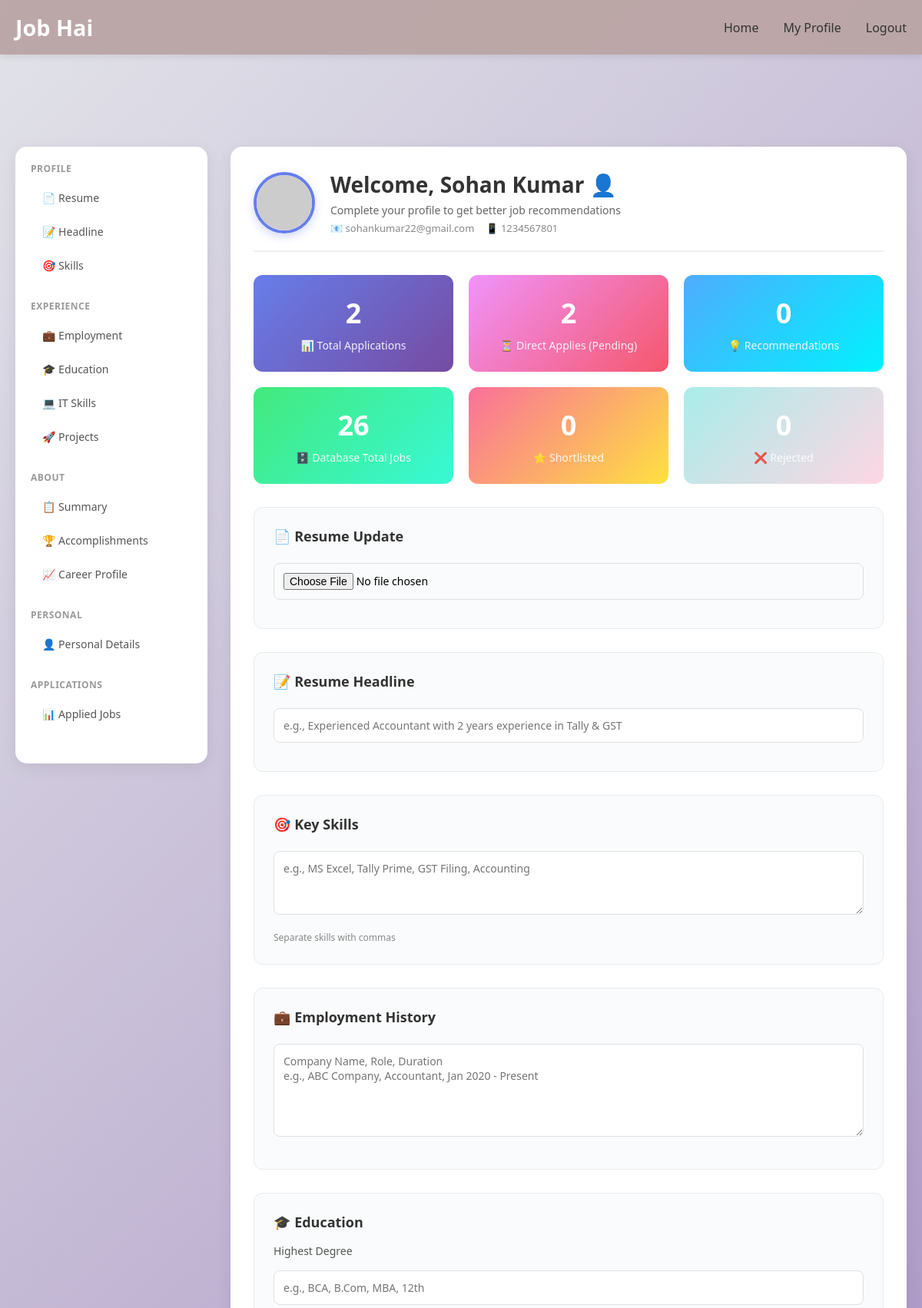
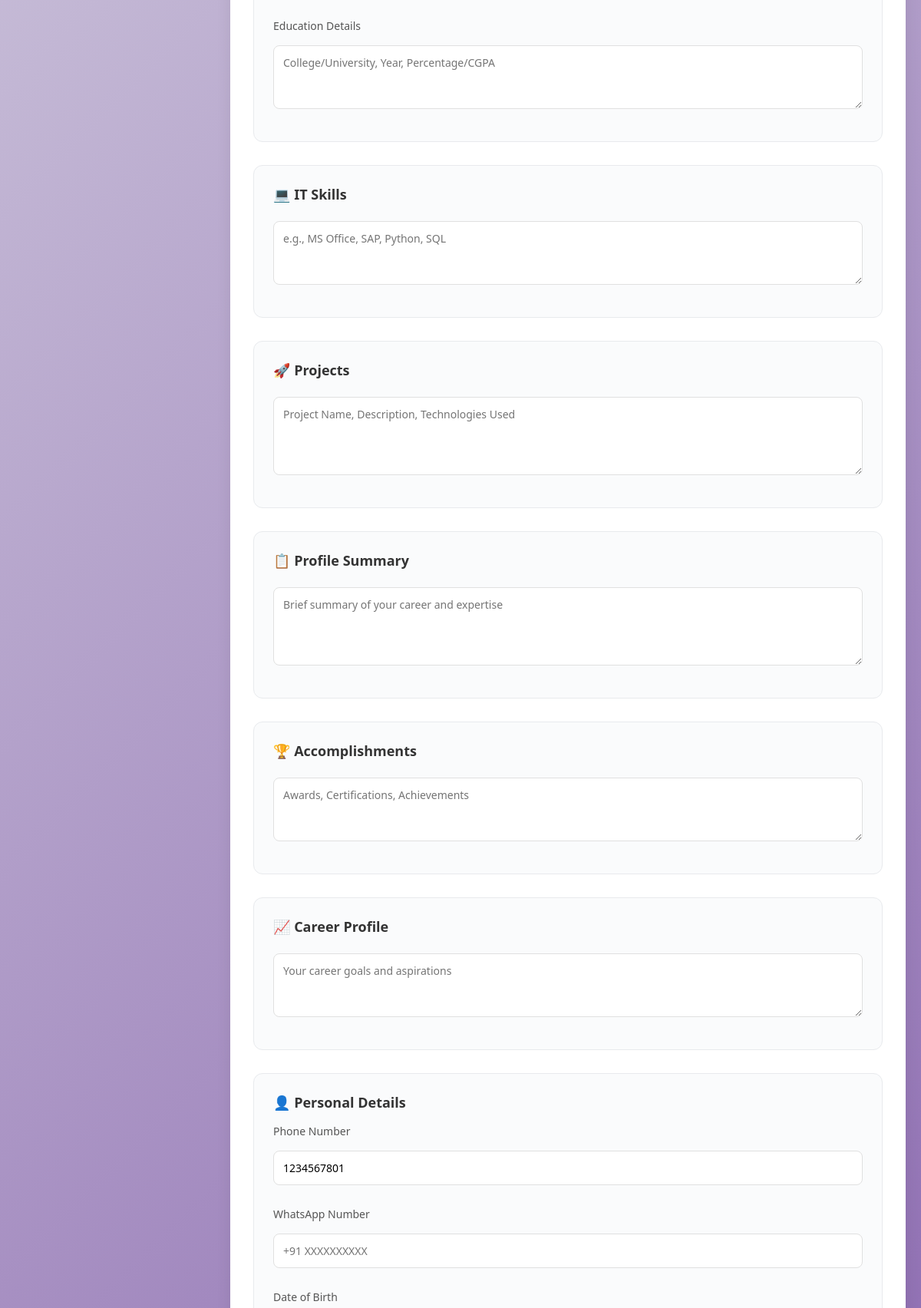
The app's page /seeker-dashboard/ (signed in, upper part) with its own data (2 pictures, top to bottom).
### jobs/models.py (models this page shows, shortened)
class UserProfile(models.Model):
    ROLE_CHOICES = [
        ('seeker', 'Job Seeker'),
        ('employer', 'Employer'),
    ]
    user = models.OneToOneField(
        User,
        on_delete=models.CASCADE,
        related_name="profile"
    )
    role = models.CharField(max_length=10, choices=ROLE_CHOICES)
    phone = models.CharField(max_length=15, blank=True)
    whatsapp = models.CharField(max_length=15, blank=True)
    resume = models.FileField(upload_to='resumes/', blank=True, null=True)
    company_name = models.CharField(max_length=200, blank=True)
    resume_headline = models.CharField(max_length=300, blank=True)
    key_skills = models.TextField(blank=True)
    employment = models.TextField(blank=True)
    degree = models.CharField(max_length=200, blank=True)
    education = models.TextField(blank=True)
    it_skills = models.TextField(blank=True)
    projects = models.TextField(blank=True)
    profile_summary = models.TextField(blank=True)
    accomplishments = models.TextField(blank=True)
    career_profile = models.TextField(blank=True)
    speaks = models.CharField(max_length=200, blank=True)
    location = models.CharField(max_length=200, blank=True)
    skills = models.TextField(blank=True)
    expected_salary = models.CharField(max_length=100, blank=True)
    aadhar_card = models.FileField(upload_to='documents/', blank=True, null=True)
    bank_documents = models.FileField(upload_to='documents/', blank=True, null=True)
    work_experience = models.TextField(blank=True)
    date_of_birth = models.DateField(null=True, blank=True)
    gender = models.CharField(max_length=10, blank=True)
    marital_status = models.CharField(max_length=20, blank=True)
    address = models.TextField(blank=True)

### jobs/views.py (the view, shortened to what this page needs)
# urls.py: path('seeker-dashboard/', views.seeker_dashboard, name='seeker_dashboard'),
@login_required
def seeker_dashboard(request):
    profile = get_object_or_404(UserProfile, user=request.user, role='seeker')
    applications = JobApplication.objects.filter(
        applicant=request.user
    ).order_by('-applied_date')
    total_applications = applications.count()
    pending_applications = applications.filter(status='pending').count()
    shortlisted_applications = applications.filter(status='shortlisted').count()
    rejected_applications = applications.filter(status='rejected').count()
    total_jobs = Job.objects.count()
    recommended_jobs = 0
    if profile.key_skills:
        skills = [s.strip().lower() for s in profile.key_skills.split(',')[:3]]
        for skill in skills:
            recommended_jobs += Job.objects.filter(
                Q(title__icontains=skill) | Q(description__icontains=skill)
            ).distinct().count()
    return render(request, 'seeker_dashboard.html', {
        'profile': profile,
        'applications': applications,
        'total_applications': total_applications,
        'pending_applications': pending_applications,
        'shortlisted_applications': shortlisted_applications,
        'rejected_applications': rejected_applications,
        'total_jobs': total_jobs,
        'recommended_jobs': recommended_jobs,
    })

### templates/seeker_dashboard.html (shortened to what this page needs)
{% load static %}
<!DOCTYPE html>
<html lang="hi">
<head>
    <link rel="stylesheet" href="{% static 'css/style.css' %}">
</head>
<body>
<header>
    <nav class="navbar">
        <div class="container">
            <h1 class="logo"><a href="/" style="color: white; text-decoration: none;">Job Hai</a></h1>
            <ul class="nav-links">
                <li><a href="/">Home</a></li>
                <li><a href="{% url 'seeker_profile' user.username %}">My Profile</a></li>
                <li><a href="{% url 'logout_view' %}">Logout</a></li>
            </ul>
        </div>
    </nav>
</header>
<div class="dashboard-layout">
    <aside class="sidebar-nav">
        <div class="nav-section">
            <div class="nav-section-title">Profile</div>
            <a href="#resume" class="nav-item">📄 Resume</a>
            <a href="#headline" class="nav-item">📝 Headline</a>
            <a href="#skills" class="nav-item">🎯 Skills</a>
        </div>
        <div class="nav-section">
            <div class="nav-section-title">Experience</div>
            <a href="#employment" class="nav-item">💼 Employment</a>
            <a href="#education" class="nav-item">🎓 Education</a>
            <a href="#it-skills" class="nav-item">💻 IT Skills</a>
            <a href="#projects" class="nav-item">🚀 Projects</a>
        </div>
        <div class="nav-section">
            <div class="nav-section-title">About</div>
            <a href="#summary" class="nav-item">📋 Summary</a>
            <a href="#accomplishments" class="nav-item">🏆 Accomplishments</a>
            <a href="#career" class="nav-item">📈 Career Profile</a>
        </div>
        <div class="nav-section">
            <div class="nav-section-title">Personal</div>
            <a href="#personal" class="nav-item">👤 Personal Details</a>
        </div>
        <div class="nav-section">
            <div class="nav-section-title">Applications</div>
            <a href="#applications" class="nav-item">📊 Applied Jobs</a>
        </div>
    </aside>
    <main class="main-content">
        <div class="welcome-header">
            <div style="display: flex; align-items: center; gap: 20px;">
                <img src="https://ui-avatars.com/api/?name={{ user.get_full_name|default:user.username }}&background=667eea&color=fff&size=120&bold=true"
                     alt="{{ user.username }}"
                     style="width: 80px; height: 80px; border-radius: 50%; border: 4px solid #667eea; box-shadow: 0 4px 12px rgba(102, 126, 234, 0.3);">
                <div style="flex: 1;">
                    <h2 style="margin-bottom: 5px;">Welcome, {{ user.get_full_name|default:user.username }} 👤</h2>
                    <p style="margin-bottom: 5px;">{{ profile.resume_headline|default:"Complete your profile to get better job recommendations" }}</p>
                    <div style="display: flex; gap: 15px; font-size: 13px; color: #888;">
                        <span>📧 {{ user.email }}</span>
                        {% if profile.phone %}
                        <span>📱 {{ profile.phone }}</span>
                        {% endif %}
                    </div>
                </div>
            </div>
        </div>
        <div style="display: grid; grid-template-columns: repeat(auto-fit, minmax(200px, 1fr)); gap: 20px; margin-bottom: 30px;">
            <div style="background: linear-gradient(135deg, #667eea 0%, #764ba2 100%); padding: 25px; border-radius: 12px; color: white; text-align: center;">
                <div style="font-size: 36px; font-weight: bold; margin-bottom: 8px;">{{ total_applications }}</div>
                <div style="font-size: 14px; opacity: 0.9;">📊 Total Applications</div>
            </div>
            <div style="background: linear-gradient(135deg, #f093fb 0%, #f5576c 100%); padding: 25px; border-radius: 12px; color: white; text-align: center;">
                <div style="font-size: 36px; font-weight: bold; margin-bottom: 8px;">{{ pending_applications }}</div>
                <div style="font-size: 14px; opacity: 0.9;">⏳ Direct Applies (Pending)</div>
            </div>
            <div style="background: linear-gradient(135deg, #4facfe 0%, #00f2fe 100%); padding: 25px; border-radius: 12px; color: white; text-align: center;">
                <div style="font-size: 36px; font-weight: bold; margin-bottom: 8px;">{{ recommended_jobs }}</div>
                <div style="font-size: 14px; opacity: 0.9;">💡 Recommendations</div>
            </div>
            <div style="background: linear-gradient(135deg, #43e97b 0%, #38f9d7 100%); padding: 25px; border-radius: 12px; color: white; text-align: center;">
                <div style="font-size: 36px; font-weight: bold; margin-bottom: 8px;">{{ total_jobs }}</div>
                <div style="font-size: 14px; opacity: 0.9;">🗄️ Database Total Jobs</div>
            </div>
            <div style="background: linear-gradient(135deg, #fa709a 0%, #fee140 100%); padding: 25px; border-radius: 12px; color: white; text-align: center;">
                <div style="font-size: 36px; font-weight: bold; margin-bottom: 8px;">{{ shortlisted_applications }}</div>
                <div style="font-size: 14px; opacity: 0.9;">⭐ Shortlisted</div>
            </div>
            <div style="background: linear-gradient(135deg, #a8edea 0%, #fed6e3 100%); padding: 25px; border-radius: 12px; color: white; text-align: center;">
                <div style="font-size: 36px; font-weight: bold; margin-bottom: 8px;">{{ rejected_applications }}</div>
                <div style="font-size: 14px; opacity: 0.9;">❌ Rejected</div>
            </div>
        </div>
        <form method="POST" enctype="multipart/form-data">
            <div class="form-section" id="resume">
                <h3>📄 Resume Update</h3>
                <input type="file" name="resume" accept=".pdf,.doc,.docx">
            </div>
            <div class="form-section" id="headline">
                <h3>📝 Resume Headline</h3>
                <input type="text" name="resume_headline"
                       value="{{ profile.resume_headline|default:'' }}"
                       placeholder="e.g., Experienced Accountant with 2 years experience in Tally & GST">
            </div>
            <div class="form-section" id="skills">
                <h3>🎯 Key Skills</h3>
                <textarea name="key_skills" rows="3"
                    placeholder="e.g., MS Excel, Tally Prime, GST Filing, Accounting">{{ profile.key_skills|default:'' }}</textarea>
                <small>Separate skills with commas</small>
            </div>
            <div class="form-section" id="employment">
                <h3>💼 Employment History</h3>
                <textarea name="employment" rows="5"
                    placeholder="Company Name, Role, Duration&#10;e.g., ABC Company, Accountant, Jan 2020 - Present">{{ profile.employment|default:'' }}</textarea>
            </div>
            <div class="form-section" id="education">
                <h3>🎓 Education</h3>
                <label>Highest Degree</label>
                <input type="text" name="degree"
                       value="{{ profile.degree|default:'' }}"
                       placeholder="e.g., BCA, B.Com, MBA, 12th">
                <label>Education Details</label>
                <textarea name="education" rows="3"
                    placeholder="College/University, Year, Percentage/CGPA">{{ profile.education|default:'' }}</textarea>
            </div>
            <div class="form-section" id="it-skills">
                <h3>💻 IT Skills</h3>
                <textarea name="it_skills" rows="3"
                    placeholder="e.g., MS Office, SAP, Python, SQL">{{ profile.it_skills|default:'' }}</textarea>
            </div>
            <div class="form-section" id="projects">
                <h3>🚀 Projects</h3>
                <textarea name="projects" rows="4"
                    placeholder="Project Name, Description, Technologies Used">{{ profile.projects|default:'' }}</textarea>
            </div>
            <div class="form-section" id="summary">
                <h3>📋 Profile Summary</h3>
                <textarea name="profile_summary" rows="4"
                    placeholder="Brief summary of your career and expertise">{{ profile.profile_summary|default:'' }}</textarea>
            </div>
            <div class="form-section" id="accomplishments">
                <h3>🏆 Accomplishments</h3>
                <textarea name="accomplishments" rows="3"
                    placeholder="Awards, Certifications, Achievements">{{ profile.accomplishments|default:'' }}</textarea>
            </div>
            <div class="form-section" id="career">
                <h3>📈 Career Profile</h3>
                <textarea name="career_profile" rows="3"
                    placeholder="Your career goals and aspirations">{{ profile.career_profile|default:'' }}</textarea>
            </div>
            <div class="form-section" id="personal">
                <h3>👤 Personal Details</h3>
                <label>Phone Number</label>
                <input type="text" name="phone"
                       value="{{ profile.phone|default:'' }}"
                       placeholder="+91 XXXXXXXXXX">
                <label>WhatsApp Number</label>
                <input type="text" name="whatsapp"
                       value="{{ profile.whatsapp|default:'' }}"
                       placeholder="+91 XXXXXXXXXX">
                <label>Date of Birth</label>
            </div>
        </form>
    </main>
</div>
</body>
</html>

### static/css/style.css (style rules this page uses)
* { margin: 0; padding: 0; box-sizing: border-box; }
body { font-family: 'Segoe UI', Tahoma, Geneva, Verdana, sans-serif; background: linear-gradient(135deg, #e2e3e9 0%, #764ba2 100%); min-height: 100vh; }
.container { max-width: 1500px; margin: 0 auto; padding: 0 20px; }
.navbar { background: rgba(187, 165, 165, 0.95); padding: 1rem 0; box-shadow: 0 2px 10px rgba(0,0,0,0.1); }
.navbar .container { display: flex; justify-content: space-between; align-items: center; }
.logo { font-size: 1.8rem; color: #667eea; font-weight: bold; }
.nav-links { display: flex; list-style: none; gap: 2rem; }
.nav-links a { text-decoration: none; color: #333; font-weight: 500; transition: color 0.3s; }
.form-section { margin-bottom: 2rem; padding-bottom: 2rem; border-bottom: 1px solid #eee; }
.form-section h3 { color: #667eea; margin-bottom: 1rem; }
.form-section input, .form-section textarea, .form-section select { width: 100%; padding: 0.8rem; margin: 0.5rem 0; border: 1px solid #ddd; border-radius: 8px; }
.form-section label { display: block; color: #667eea; margin-top: 1rem; font-weight: 500; }

### templates/seeker_dashboard.html (style rules this page uses)
.dashboard-layout { display: grid; grid-template-columns: 250px 1fr; gap: 30px; max-width: 1400px; margin: 100px auto 50px; padding: 20px; }
.sidebar-nav { background: white; border-radius: 15px; padding: 20px; box-shadow: 0 5px 20px rgba(0,0,0,0.08); height: fit-content; position: sticky; top: 120px; }
.nav-section { margin-bottom: 25px; }
.nav-section-title { font-size: 12px; font-weight: 600; color: #999; text-transform: uppercase; margin-bottom: 10px; letter-spacing: 0.5px; }
.nav-item { display: block; padding: 10px 15px; color: #555; text-decoration: none; border-radius: 8px; margin-bottom: 5px; transition: all 0.3s; font-size: 14px; }
.main-content { background: white; border-radius: 15px; padding: 30px; box-shadow: 0 5px 20px rgba(0,0,0,0.08); }
.welcome-header { margin-bottom: 30px; padding-bottom: 20px; border-bottom: 2px solid #f0f0f0; }
.welcome-header h2 { font-size: 28px; color: #333; margin-bottom: 5px; }
.welcome-header p { color: #666; font-size: 14px; }
.form-section { margin-bottom: 30px; padding: 25px; background: #fafbfc; border-radius: 12px; border: 1px solid #e8eaed; }
.form-section h3 { font-size: 18px; color: #333; margin-bottom: 15px; display: flex; align-items: center; gap: 8px; }
.form-section input[type="text"], .form-section input[type="date"], .form-section input[type="file"], .form-section select, .form-section textarea { width: 100%; padding: 12px; border: 1px solid #e0e0e0; border-radius: 8px; font-size: 14px; margin-bottom: 12px; font-family: inherit; }
.form-section textarea { resize: vertical; }
.form-section small { color: #888; font-size: 12px; }
.form-section label { display: block; margin-bottom: 8px; color: #555; font-weight: 500; font-size: 14px; }

### records on screen
UserProfile: resume_headline "Complete your profile to get better job recommendations", phone "1234567801"

### other values on screen
{{ user.get_full_name|default:user.username }} "Sohan Kumar"
{{ user.email }} "sohankumar22@gmail.com"
{{ total_applications }} "2"
{{ pending_applications }} "2"
{{ recommended_jobs }} "0"
{{ total_jobs }} "26"
{{ shortlisted_applications }} "0"
{{ rejected_applications }} "0"
